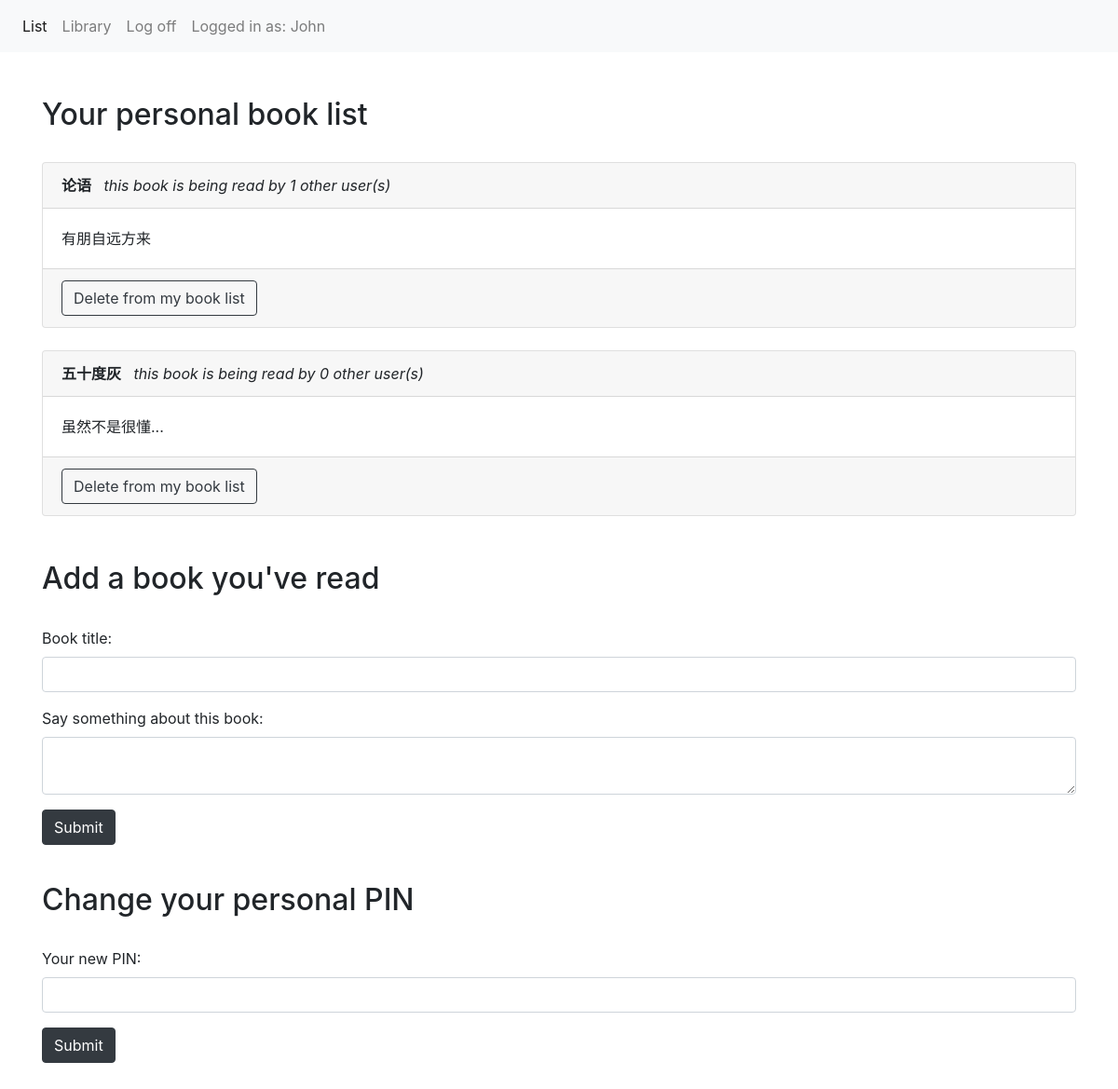
The page /list (signed in) on the database its author committed.
### app/models.py (models this page shows, shortened)
class Book (db.Model):
    id = db.Column(db.Integer,primary_key=True)
    title = db.Column(db.String(250), index=True,unique=True)
    description = db.Column(db.String(5000), index=True)
    reader = db.relationship('Reader',secondary=readship)

### app/views.py (the view, shortened to what this page needs)
@app.route('/list',methods=['GET','POST'])
def list():
    book_form = BookForm()
    password_form = ReaderForm()
    if password_form.validate_on_submit():
        rdr = Reader.query.filter_by(name=session['active_user']).first()
        rdr.password = password_form.password.data
        db.session.commit()
        flash("Your password is successfully changed!")
        return redirect('/list')
    rdr = Reader.query.filter_by(name=session['active_user']).first()
    books = rdr.book
    return render_template('list.html',title="Personal book list",books=books,book_form=book_form,password_form=password_form)

### app/forms.py
class BookForm(Form):
    title = StringField('name', validators=[DataRequired()])
    description = TextAreaField('password', validators=[DataRequired()])

class ReaderForm(Form):
    name = StringField('name', validators=[DataRequired()])
    password = PasswordField('password', validators=[DataRequired()])

### app/templates/list.html (shortened to what this page needs)
{% extends "base.html" %}
{% block content %}
<nav class="navbar navbar-expand-sm bg-light navbar-light">
  <ul class="navbar-nav">
    <li class="nav-item">
      <a class="nav-link active" href="/list">List</a>
    </li>
    <li class="nav-item">
      <a class="nav-link" href="/library">Library</a>
    </li>
    <li class="nav-item">
      <a class="nav-link" href="/logout">Log off</a>
    </li>
    <li class="nav-item">
      <a class="nav-link">Logged in as: {{session['active_user']}}</a>
    </li>
  </ul>
</nav>
<br><br>
<div class="container">
  {% if books %}
  <h2>Your personal book list</h2><br>
  {% else %}
  <h2>Oops.. why not add some books from the library?</h2><br>
  {% endif %}
{% for book in books %}
  <div class="card">
    <div class="card-header"><b>{{book.title}}</b>    <i>   &nbsp  this book is being read by {{book.reader|length - 1}} other user(s)</i></div>
    <div class="card-body">{{book.description}}</div>
    <div class="card-footer">
      <a href="/unfinish/{{book.id}}" class="btn btn-outline-dark" role="button">Delete from my book list</a>
    </div>
  </div><br>
{% endfor %}
<br><h2>Add a book you've read</h2><br>
<form action="" method="post" name="create">
  <div class="form-group">
    <label for="title">Book title:</label><br>
    {{ book_form.title(class="form-control")}}
  </div>
  <div class="form-group">
    <label for="pwd">Say something about this book:</label><br>
    {{ book_form.description(class="form-control")}}
  </div>
  <p><input type="submit" class="btn btn-dark" value="Submit"></p>
</form>
</div>
<div class="container">
<br><h2>Change your personal PIN</h2><br>
<form action="" method="post" name="create">
  <div class="form-group">
    <label for="pwd">Your new PIN:</label><br>
    {{ password_form.password(class="form-control")}}
  </div>
  <p><input type="submit" class="btn btn-dark" value="Submit"></p>
</form>
<br><br><br><br>
</div>
{% endblock %}

### rows shown on the page
Book: title "论语", reader|length "1", description "有朋自远方来"
Book: title "五十度灰", reader|length "0", description "虽然不是很懂..."

### other values the page prints
{{ session['active_user'] }} "John"
